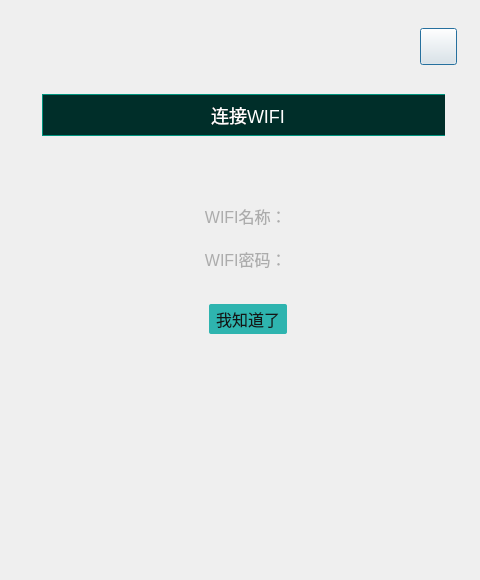
<?xml version="1.0" encoding="UTF-8"?>
<ui version="4.0">
 <class>wifiConnectionDlg</class>
 <widget class="QDialog" name="wifiConnectionDlg">
  <property name="geometry">
   <rect>
    <x>0</x>
    <y>0</y>
    <width>480</width>
    <height>580</height>
   </rect>
  </property>
  <property name="minimumSize">
   <size>
    <width>480</width>
    <height>580</height>
   </size>
  </property>
  <property name="maximumSize">
   <size>
    <width>480</width>
    <height>580</height>
   </size>
  </property>
  <property name="windowTitle">
   <string>wifiConnectionDlg</string>
  </property>
  <layout class="QGridLayout" name="gridLayout">
   <property name="leftMargin">
    <number>0</number>
   </property>
   <property name="topMargin">
    <number>0</number>
   </property>
   <property name="rightMargin">
    <number>0</number>
   </property>
   <property name="bottomMargin">
    <number>0</number>
   </property>
   <property name="spacing">
    <number>0</number>
   </property>
   <item row="0" column="0">
    <widget class="QWidget" name="widget" native="true">
     <property name="styleSheet">
      <string notr="true">#widget{
border-image: url(:/masterDesktop/Resources/complaints_bg.png);
}
#btn_close{
border-image: url(:/masterDesktop/Resources/close.png);
}
#btn_close:pressed{
margin:1px;
}
#wgt_title{
background:#002E29;
border:1px solid #00947E;
}
#lbl_title{
font-family:&quot;微软雅黑&quot;;
font-size:18px;
color:#FFFFFF;
}</string>
     </property>
     <widget class="QPushButton" name="btn_close">
      <property name="geometry">
       <rect>
        <x>420</x>
        <y>28</y>
        <width>37</width>
        <height>37</height>
       </rect>
      </property>
      <property name="minimumSize">
       <size>
        <width>37</width>
        <height>37</height>
       </size>
      </property>
      <property name="maximumSize">
       <size>
        <width>37</width>
        <height>37</height>
       </size>
      </property>
      <property name="text">
       <string/>
      </property>
     </widget>
     <widget class="QWidget" name="layoutWidget">
      <property name="geometry">
       <rect>
        <x>31</x>
        <y>83</y>
        <width>414</width>
        <height>411</height>
       </rect>
      </property>
      <layout class="QVBoxLayout" name="verticalLayout">
       <property name="spacing">
        <number>0</number>
       </property>
       <item>
        <widget class="QWidget" name="wgt_title" native="true">
         <property name="minimumSize">
          <size>
           <width>412</width>
           <height>42</height>
          </size>
         </property>
         <property name="maximumSize">
          <size>
           <width>412</width>
           <height>42</height>
          </size>
         </property>
         <layout class="QHBoxLayout" name="horizontalLayout">
          <property name="spacing">
           <number>0</number>
          </property>
          <property name="leftMargin">
           <number>0</number>
          </property>
          <property name="topMargin">
           <number>0</number>
          </property>
          <property name="rightMargin">
           <number>0</number>
          </property>
          <property name="bottomMargin">
           <number>0</number>
          </property>
          <item>
           <widget class="QLabel" name="lbl_title">
            <property name="text">
             <string>连接WIFI</string>
            </property>
            <property name="alignment">
             <set>Qt::AlignCenter</set>
            </property>
           </widget>
          </item>
         </layout>
        </widget>
       </item>
       <item>
        <widget class="QWidget" name="widget_3" native="true">
         <property name="minimumSize">
          <size>
           <width>412</width>
           <height>367</height>
          </size>
         </property>
         <property name="maximumSize">
          <size>
           <width>412</width>
           <height>367</height>
          </size>
         </property>
         <property name="styleSheet">
          <string notr="true">QLabel{
font-family:&quot;微软雅黑&quot;;
font-size:16px;
color:#ACACAC;
}</string>
         </property>
         <layout class="QVBoxLayout" name="verticalLayout_2">
          <property name="spacing">
           <number>19</number>
          </property>
          <property name="topMargin">
           <number>68</number>
          </property>
          <item>
           <widget class="QLabel" name="lbl_wifiName">
            <property name="text">
             <string>WIFI名称： </string>
            </property>
            <property name="alignment">
             <set>Qt::AlignCenter</set>
            </property>
           </widget>
          </item>
          <item>
           <widget class="QLabel" name="lbl_wifi">
            <property name="text">
             <string>WIFI密码： </string>
            </property>
            <property name="alignment">
             <set>Qt::AlignCenter</set>
            </property>
           </widget>
          </item>
          <item>
           <spacer name="verticalSpacer_2">
            <property name="orientation">
             <enum>Qt::Vertical</enum>
            </property>
            <property name="sizeType">
             <enum>QSizePolicy::Fixed</enum>
            </property>
            <property name="sizeHint" stdset="0">
             <size>
              <width>20</width>
              <height>14</height>
             </size>
            </property>
           </spacer>
          </item>
          <item>
           <layout class="QHBoxLayout" name="horizontalLayout_2">
            <item>
             <spacer name="horizontalSpacer">
              <property name="orientation">
               <enum>Qt::Horizontal</enum>
              </property>
              <property name="sizeHint" stdset="0">
               <size>
                <width>40</width>
                <height>20</height>
               </size>
              </property>
             </spacer>
            </item>
            <item>
             <widget class="QPushButton" name="pushButton">
              <property name="minimumSize">
               <size>
                <width>78</width>
                <height>30</height>
               </size>
              </property>
              <property name="maximumSize">
               <size>
                <width>78</width>
                <height>30</height>
               </size>
              </property>
              <property name="styleSheet">
               <string notr="true">QPushButton{
font-family:&quot;微软雅黑&quot;;
font-size:16px;
color:#151515;
background:#2EB4AF;
border:none;
border-radius:2px;
}
QPushButton:pressed{
margin:1px;
}</string>
              </property>
              <property name="text">
               <string>我知道了</string>
              </property>
             </widget>
            </item>
            <item>
             <spacer name="horizontalSpacer_2">
              <property name="orientation">
               <enum>Qt::Horizontal</enum>
              </property>
              <property name="sizeHint" stdset="0">
               <size>
                <width>40</width>
                <height>20</height>
               </size>
              </property>
             </spacer>
            </item>
           </layout>
          </item>
          <item>
           <spacer name="verticalSpacer">
            <property name="orientation">
             <enum>Qt::Vertical</enum>
            </property>
            <property name="sizeHint" stdset="0">
             <size>
              <width>20</width>
              <height>40</height>
             </size>
            </property>
           </spacer>
          </item>
         </layout>
        </widget>
       </item>
      </layout>
     </widget>
    </widget>
   </item>
  </layout>
 </widget>
 <layoutdefault spacing="6" margin="11"/>
 <resources>
  <include location="masterDesktop.qrc"/>
 </resources>
 <connections/>
</ui>
